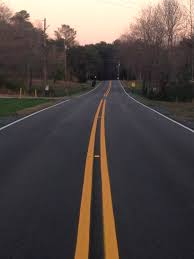
#> input picture image.jpg, 194 x 259 px
$ python main_ssim.py --first image.jpg --second image.jpg   (older library calls are emulated)
#> lines starting #> are read from the running program, lines starting #| are printed output that depends on the picture
"""
source env/Scripts/activate
"""
from skimage.measure import compare_ssim
import argparse
import imutils
from cv2 import cv2

# construct the argument parse and parse the arguments
ap = argparse.ArgumentParser()
ap.add_argument("-f", "--first", required=True,
    help="first input image")
ap.add_argument("-s", "--second", required=True,
    help="second")
args = vars(ap.parse_args())
# load the two input images
imageA = cv2.imread(args["first"])
#> imageA is the input picture: shape (259, 194, 3); mean B, G, R 70.3, 73.5, 82.4
imageB = cv2.imread(args["second"])
# convert the images to grayscale
grayA = cv2.cvtColor(imageA, cv2.COLOR_BGR2GRAY)
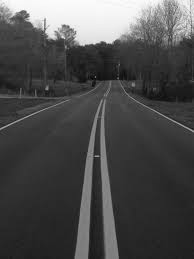
#> grayA: shape (259, 194); min 3, max 252, mean 75.8
grayB = cv2.cvtColor(imageB, cv2.COLOR_BGR2GRAY)
# compute the Structural Similarity Index (SSIM) between the two
# images, ensuring that the difference image is returned
(score, diff) = compare_ssim(grayA, grayB, full=True)
#> diff: shape (259, 194) float64; every value is 1
#> score = 1
diff = (diff * 255).astype("uint8")
#> diff: shape (259, 194); every value is 255
print("SSIM: {}".format(score))
#| SSIM: 1.0
# threshold the difference image, followed by finding contours to
# obtain the regions of the two input images that differ
thresh = cv2.threshold(diff, 0, 255, cv2.THRESH_BINARY_INV | cv2.THRESH_OTSU)[1]
#> thresh: shape (259, 194); every value is 0
cnts = cv2.findContours(thresh.copy(), cv2.RETR_EXTERNAL, cv2.CHAIN_APPROX_SIMPLE)
#> cnts = 0 contours
cnts = imutils.grab_contours(cnts)
#> cnts = []
# loop over the contours
for c in cnts:
    # compute the bounding box of the contour and then draw the
    # bounding box on both input images to represent where the two
    # images differ
    (x, y, w, h) = cv2.boundingRect(c)
    if w < 50 or h < 50:
        continue
    cv2.rectangle(imageA, (x, y), (x + w, y + h), (0, 0, 255), 2)
    cv2.rectangle(imageB, (x, y), (x + w, y + h), (0, 0, 255), 2)
#> this loop made 0 passes
# show the output images
cv2.imshow("Original", imageA)
cv2.imshow("Modified", imageB)
cv2.imshow("Diff", diff)
cv2.imshow("Thresh", thresh)
cv2.waitKey(0)
